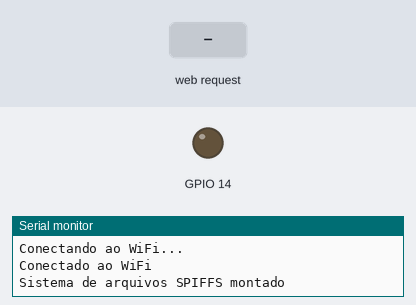
The sketch below on a simulated ESP32. Parts: output pins drawn as LEDs (lit = HIGH), the last lines printed to the serial monitor. Inputs (shaded band) come from the test bench. WiFi joins after 1.5 s; servers stay silent unless stated; storage starts empty.

Above: at 3.2 s.
3.3 s: HTTP request GET /on received
At 3.7 s:
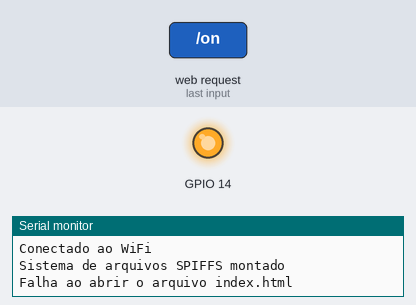
4.8 s: HTTP request GET /off received
At 6.1 s:
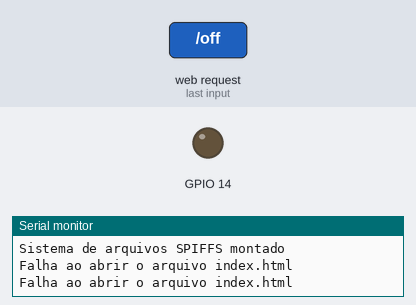
Timing chart, 0 to 7.8 s (numbered marks = the images above; inputs shaded):
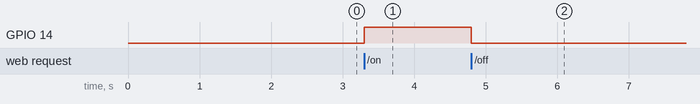

Measured:
- after the input at 3.3 s, GPIO 14: LOW → HIGH at once
- after the input at 4.8 s, GPIO 14: HIGH → LOW at once

The sketch:

servidor-esp32.ino
```cpp
#include <WiFi.h>
#include <WebServer.h>
#include <SPIFFS.h>
#include <Wire.h>

const char* ssid = "FamiliaJonas2";
const char* password = "123456789";
IPAddress staticIP(192, 168, 1, 154);
IPAddress gateway(192, 168, 1, 1);
IPAddress subnet(255, 255, 255, 0);

WebServer server(80);

void pagina() {
  File file = SPIFFS.open("/index.html", "r");
  if (!file) {
    Serial.println("Falha ao abrir o arquivo index.html");
    server.send(404, "text/plain", "Arquivo nao encontrado");
    return;
  }
  server.streamFile(file, "text/html");
  file.close();
}

void setup() {
  Serial.begin(115200);
  pinMode(14, OUTPUT);


  // Conectar-se à rede Wi-Fi com IP estático
  WiFi.begin(ssid, password);
  WiFi.config(staticIP, gateway, subnet);

  while (WiFi.status() != WL_CONNECTED) {
    delay(1000);
    Serial.println("Conectando ao WiFi...");
  }
  Serial.println("Conectado ao WiFi");

  // Montar o sistema de arquivos SPIFFS
  if (!SPIFFS.begin(true)) {
    Serial.println("Falha ao montar o sistema de arquivos SPIFFS");
    return;
  }
  Serial.println("Sistema de arquivos SPIFFS montado");

  // Definir rota para o arquivo index.html
  server.on("/", HTTP_GET, []() {
    pagina();
  });

  server.on("/on", HTTP_GET, []() {
    digitalWrite(14, HIGH);
    pagina();
  });

  server.on("/off", HTTP_GET, []() {
    digitalWrite(14, LOW);

    pagina();
  });

  server.begin();
}

void loop() {
  while (WiFi.status() != WL_CONNECTED) {
    delay(1000);
    Serial.println("Conectando ao WiFi...");
  }

  server.handleClient();
}
```
